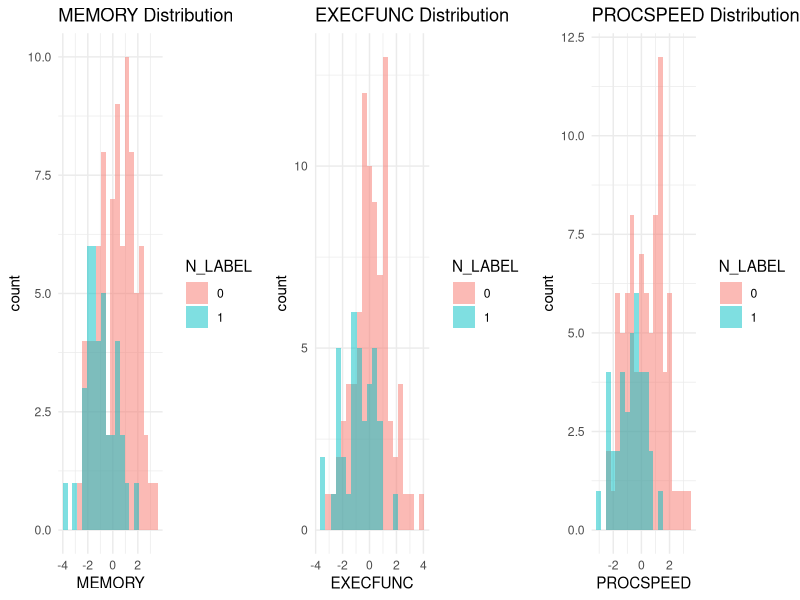
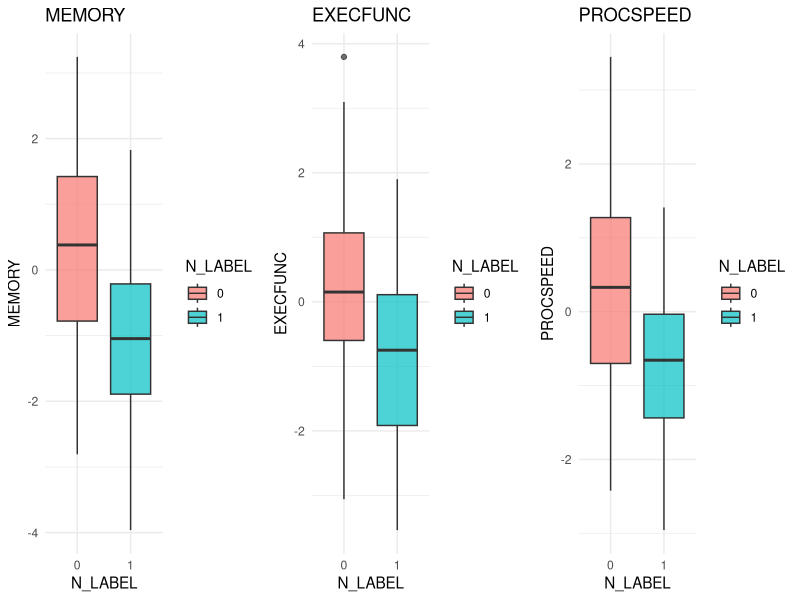
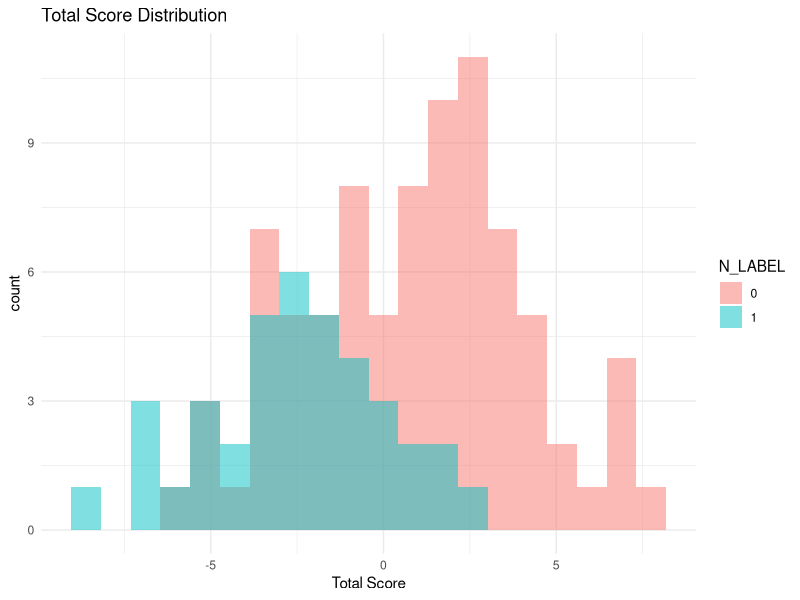
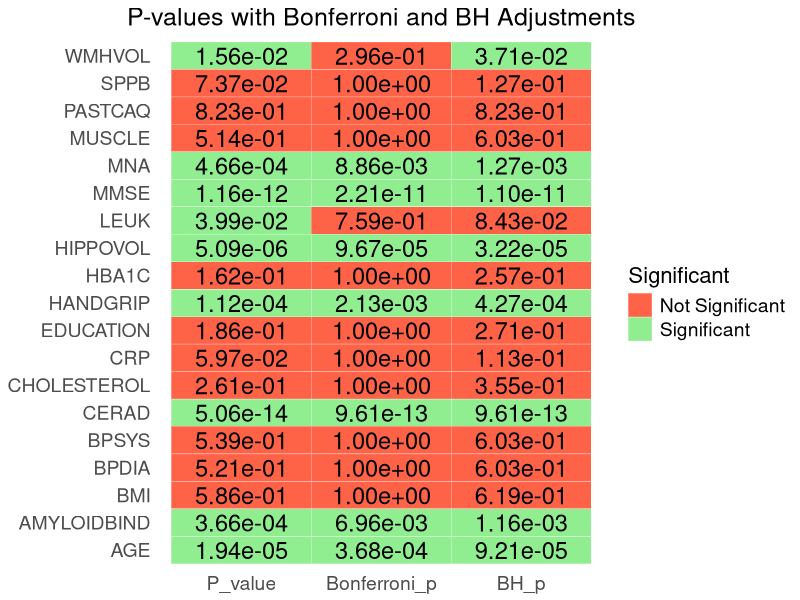
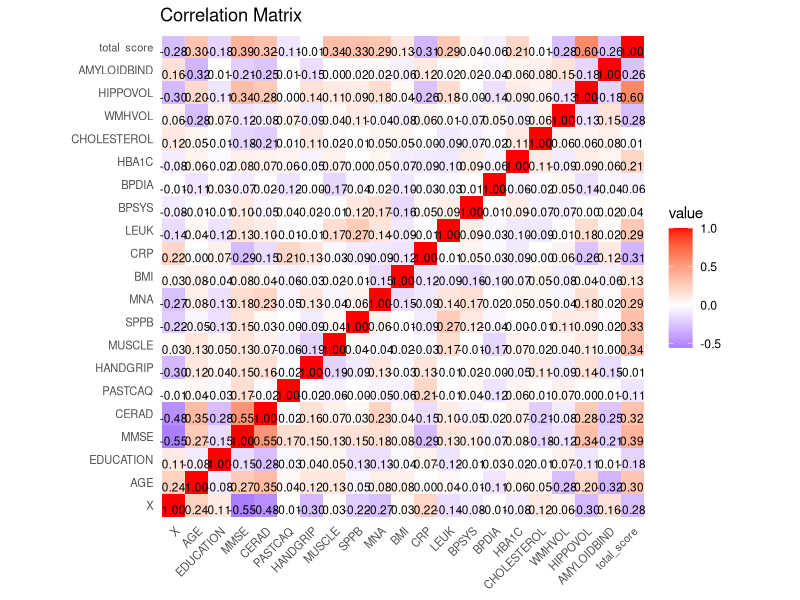
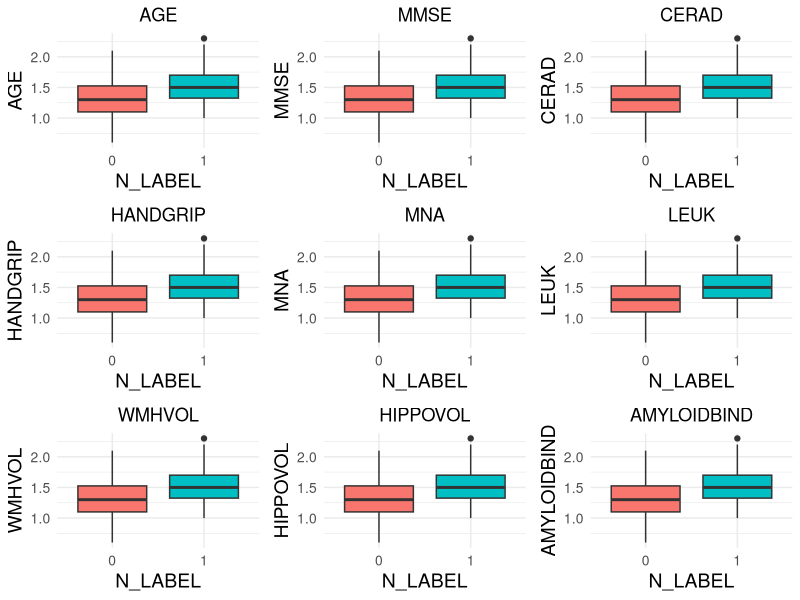
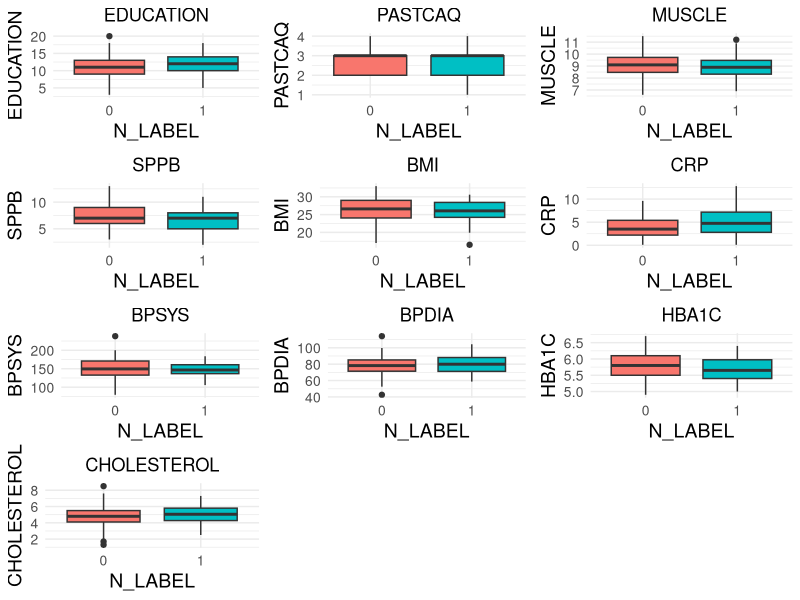
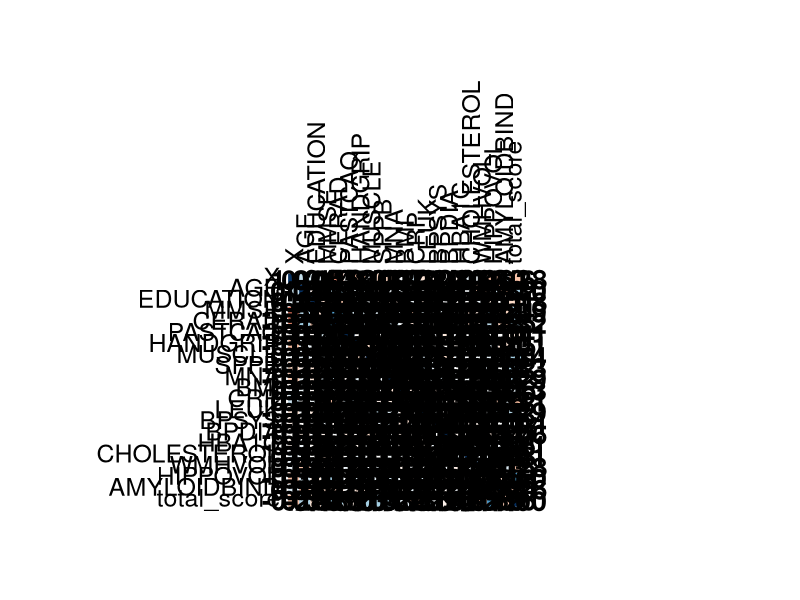

Write R code to recreate these figures, in order.
library(ggplot2)
library(gridExtra)
library(tidyr)
library(reshape2)

setwd("D:/Code/R_code/seminar2")
data <- read.csv("data_task1.csv")

#######################################################
# histogram
plot_memory <- ggplot(data, aes(x = MEMORY, fill = as.factor(N_LABEL))) +
  geom_histogram(position = "identity", bins = 20, alpha = 0.5) + 
  labs(title = "MEMORY Distribution", x = "MEMORY", fill = "N_LABEL") +
  theme_minimal()

plot_execfunc <- ggplot(data, aes(x = EXECFUNC, fill = as.factor(N_LABEL))) +
  geom_histogram(position = "identity", bins = 20, alpha = 0.5) + 
  labs(title = "EXECFUNC Distribution", x = "EXECFUNC", fill = "N_LABEL") +
  theme_minimal()

plot_procspeed <- ggplot(data, aes(x = PROCSPEED, fill = as.factor(N_LABEL))) +
  geom_histogram(position = "identity", bins = 20, alpha = 0.5) + 
  labs(title = "PROCSPEED Distribution", x = "PROCSPEED", fill = "N_LABEL") +
  theme_minimal()

p <- grid.arrange(plot_memory, plot_execfunc, plot_procspeed, ncol = 3)

ggsave("Histogram.jpg", plot = p, 
       width = 3200/300, height = 1200/300, units = "in", dpi = 300)

print(p)


#######################################################
# boxplot
plot_memory <- ggplot(data, aes(x = as.factor(N_LABEL), y = MEMORY, fill = as.factor(N_LABEL))) +
  geom_boxplot(alpha = 0.7) +
  labs(title = "MEMORY", x = "N_LABEL", y = "MEMORY", fill = "N_LABEL") +
  theme_minimal()

plot_execfunc <- ggplot(data, aes(x = as.factor(N_LABEL), y = EXECFUNC, fill = as.factor(N_LABEL))) +
  geom_boxplot(alpha = 0.7) +
  labs(title = "EXECFUNC", x = "N_LABEL", y = "EXECFUNC", fill = "N_LABEL") +
  theme_minimal()

plot_procspeed <- ggplot(data, aes(x = as.factor(N_LABEL), y = PROCSPEED, fill = as.factor(N_LABEL))) +
  geom_boxplot(alpha = 0.7) +
  labs(title = "PROCSPEED", x = "N_LABEL", y = "PROCSPEED", fill = "N_LABEL") +
  theme_minimal()

p <- grid.arrange(plot_memory, plot_execfunc, plot_procspeed, ncol = 3)

ggsave("Boxplot.jpg", plot = p, 
       width = 3200/300, height = 1200/300, units = "in", dpi = 300)

print(p)


#######################################################
# try sum of these three value above, nothing happened
data$total_score <- rowSums(data[, c("MEMORY", "EXECFUNC", "PROCSPEED")], na.rm = TRUE)

plot_total <- ggplot(data, aes(x = total_score, fill = as.factor(N_LABEL))) +
  geom_histogram(position = "identity", bins = 20, alpha = 0.5) + 
  labs(title = "Total Score Distribution", x = "Total Score", fill = "N_LABEL") +
  theme_minimal()

print(plot_total)


#######################################################
# chi-squared test
data$N_LABEL <- as.factor(data$N_LABEL)

variables <- c("SEX", "HYPERTENSION", "DIABETES", "ATRIALFIBR", "INFARCTION", "AMYLOIDVIS")

for (var in variables) {
  contingency_table <- table(data$N_LABEL, data[[var]])
  chisq_result <- chisq.test(contingency_table)

  cat("Contingency table for", var, ":\n")
  print(contingency_table)
  cat("\n")
  
  chisq_result <- chisq.test(contingency_table)
  
  cat("Chi-squared test for", var, ":\n")
  print(chisq_result)
  cat("\n")
}


#######################################################
# fisher test replacing the chi-squared test to deal with the small frequency
data$N_LABEL <- as.factor(data$N_LABEL)

variables <- c("SEX", "HYPERTENSION", "DIABETES", "ATRIALFIBR", "INFARCTION", "AMYLOIDVIS")

for (var in variables) {

  contingency_table <- table(data$N_LABEL, data[[var]])
  #cat("Contingency table for", var, ":\n")
  #print(contingency_table)
  #cat("\n")
  
  fisher_result <- fisher.test(contingency_table)
  
  cat("Fisher's exact test for", var, ":\n")
  print(fisher_result)
  cat("\n") 
}


#######################################################
# Wilcoxon rank-sum test
variables <- c("AGE", "EDUCATION", "MMSE", "CERAD", "PASTCAQ", "HANDGRIP", "MUSCLE", "SPPB", 
               "MNA", "BMI", "CRP", "LEUK", "BPSYS", "BPDIA", "HBA1C", "CHOLESTEROL", 
               "WMHVOL", "HIPPOVOL", "AMYLOIDBIND")

results <- data.frame(Variable = character(), p.value = numeric(), stringsAsFactors = FALSE)

for (var in variables) {
  test_result <- wilcox.test(data[[var]] ~ data$N_LABEL)
  results <- rbind(results, data.frame(Variable = var, p.value = test_result$p.value))
}
print(results)


#######################################################
# Multiple Testing Correction
results <- data.frame(
  Variable = c("AGE", "EDUCATION", "MMSE", "CERAD", "PASTCAQ", "HANDGRIP", "MUSCLE",
               "SPPB", "MNA", "BMI", "CRP", "LEUK", "BPSYS", "BPDIA", "HBA1C",
               "CHOLESTEROL", "WMHVOL", "HIPPOVOL", "AMYLOIDBIND"),
  p.value = c(1.937940e-05, 1.856402e-01, 1.162747e-12, 5.055813e-14, 8.234381e-01,
              1.122971e-04, 5.138574e-01, 7.370349e-02, 4.660691e-04, 5.860135e-01,
              5.972583e-02, 3.994737e-02, 5.394276e-01, 5.213018e-01, 1.624442e-01,
              2.614635e-01, 1.560449e-02, 5.087277e-06, 3.661085e-04)
)

# cal Bonferroni corrections
results$Bonferroni_p <- p.adjust(results$p.value, method = "bonferroni")

# cal BH corrections
results$BH_p <- p.adjust(results$p.value, method = "BH")

results$Significant_Bonferroni <- results$Bonferroni_p < 0.05
results$Significant_BH <- results$BH_p < 0.05

print(results)

#######################################################
# Visiualization
results <- data.frame(
  Variable = c("AGE", "EDUCATION", "MMSE", "CERAD", "PASTCAQ", "HANDGRIP", "MUSCLE",
               "SPPB", "MNA", "BMI", "CRP", "LEUK", "BPSYS", "BPDIA", "HBA1C",
               "CHOLESTEROL", "WMHVOL", "HIPPOVOL", "AMYLOIDBIND"),
  P_value = c(1.937940e-05, 1.856402e-01, 1.162747e-12, 5.055813e-14, 8.234381e-01,
              1.122971e-04, 5.138574e-01, 7.370349e-02, 4.660691e-04, 5.860135e-01,
              5.972583e-02, 3.994737e-02, 5.394276e-01, 5.213018e-01, 1.624442e-01,
              2.614635e-01, 1.560449e-02, 5.087277e-06, 3.661085e-04),
  Bonferroni_p = c(3.682086e-04, 1.000000e+00, 2.209219e-11, 9.606045e-13, 1.000000e+00,
                   2.133645e-03, 1.000000e+00, 1.000000e+00, 8.855313e-03, 1.000000e+00,
                   1.000000e+00, 7.590000e-01, 1.000000e+00, 1.000000e+00, 1.000000e+00,
                   1.000000e+00, 2.964853e-01, 9.665826e-05, 6.956061e-03),
  BH_p = c(9.205215e-05, 2.713203e-01, 1.104610e-11, 9.606045e-13, 8.234381e-01,
           4.267290e-04, 6.028897e-01, 1.273060e-01, 1.265045e-03, 6.185698e-01,
           1.134791e-01, 8.433334e-02, 6.028897e-01, 6.028897e-01, 2.572033e-01,
           3.548433e-01, 3.706066e-02, 3.221942e-05, 1.159344e-03)
)

results_melted <- melt(results, id.vars = "Variable", variable.name = "Type", value.name = "P_value")

results_melted$Significant <- ifelse(results_melted$P_value < 0.05, "Significant", "Not Significant")

ggplot(results_melted, aes(x = Type, y = Variable, fill = Significant)) +
  geom_tile(color = "white") +
  scale_fill_manual(values = c("Significant" = "#90EE90", "Not Significant" = "#FF6347")) +
  geom_text(aes(label = sprintf("%.2e", P_value)), color = "black", size = 6) +
  theme_minimal() +
  theme(axis.text.x = element_text(angle = 0, vjust = 0.5, hjust = 0.5, size = 14),
        axis.text.y = element_text(size = 14),
        axis.title.x = element_blank(),
        axis.title.y = element_blank(),
        panel.grid.major = element_blank(),
        panel.grid.minor = element_blank(),
        plot.title = element_text(hjust = 0.5, size = 18),
        legend.text = element_text(size = 14),
        legend.title = element_text(size = 16)) +
  labs(title = "P-values with Bonferroni and BH Adjustments")


#######################################################
# significant variables box plots
variables <- c("AGE", "MMSE", "CERAD", "HANDGRIP", "MNA", "LEUK", "WMHVOL", "HIPPOVOL", "AMYLOIDBIND")

plots <- list()
# 创建 boxplot
for (var in variables) {
  p <- ggplot(data, aes(x = as.factor(N_LABEL), y = get(var), fill = as.factor(N_LABEL))) +
    geom_boxplot() +
    labs(title = var, x = "N_LABEL", y = var) +
    theme_minimal() +
    theme(plot.title = element_text(hjust = 0.5), # 标题居中
          axis.text = element_text(size = 10),    # 坐标轴标签字体大小
          axis.title = element_text(size = 14),   # 坐标轴标题字体大小
          legend.position = "none")               # 隐藏图例
  plots[[var]] <- p
}

# 保存图片并调整尺寸
png("boxplot_grid.png", width = 12, height = 18, units = "in", res = 300) # 设置图像大小和分辨率
grid.arrange(grobs = plots, ncol = 3)
dev.off()


#######################################################
# unsignificant variables box plots
variables_non_significant <- c("EDUCATION", "PASTCAQ", "MUSCLE", "SPPB", "BMI", "CRP", "BPSYS", "BPDIA", "HBA1C", "CHOLESTEROL")

# 创建 boxplot
plots_non_significant <- lapply(variables_non_significant, function(var) {
  ggplot(data, aes(x = as.factor(N_LABEL), y = get(var), fill = as.factor(N_LABEL))) +
    geom_boxplot() +
    labs(title = var, x = "N_LABEL", y = var) +
    theme_minimal() +
    theme(plot.title = element_text(hjust = 0.5), # 标题居中
          axis.text = element_text(size = 10),    # 坐标轴标签字体大小
          axis.title = element_text(size = 14),   # 坐标轴标题字体大小
          legend.position = "none")                # 隐藏图例
})

# 保存图片并调整尺寸
png("non_significant_boxplot_grid.png", width = 12, height = 24, units = "in", res = 300) # 设置图像大小和分辨率
grid.arrange(grobs = plots_non_significant, ncol = 3, nrow = 4) # 指定 4 行
dev.off()


#######################################################
# Correlation Matrix
library(corrplot)
library(reshape2)
library(ggplot2)

data_subset <- data[, !(names(data) %in% c("SEX", "HYPERTENSION", "DIABETES", 
                                            "ATRIALFIBR", "INFARCTION", 
                                            "AMYLOIDVIS", "N_LABEL", 
                                            "MEMORY", "EXECFUNC", "PROCSPEED"))]

cor_matrix <- cor(data_subset)

print(cor_matrix)

jpeg("correlation_matrix.jpg", width = 1200, height = 1200, units = "px", quality = 300)
par(oma = c(4, 4, 4, 4))
p_correlation <- corrplot(cor_matrix, 
         method = "color", 
         tl.cex = 1.5, 
         number.cex = 1.7, 
         addCoef.col = "black", 
         cl.pos = "n", 
         tl.col = "black",
         tl.pos = "t")
dev.off()

cor_matrix_melted <- melt(cor_matrix, varnames = c("Variable1", "Variable2"))

ggplot(cor_matrix_melted, aes(x = Variable1, y = Variable2, fill = value)) +
  geom_tile() +
  scale_fill_gradient2(low = "blue", high = "red", mid = "white", midpoint = 0) +
  geom_text(aes(label = sprintf("%.2f", value)), vjust = 1, color = "black", size = 3) +
  theme_minimal() +
  theme(axis.text.x = element_text(angle = 45, hjust = 1, vjust = 1, size = 8),
        axis.text.y = element_text(size = 8),
        axis.title.x = element_blank(),
        axis.title.y = element_blank(),
        panel.grid.major = element_blank(),
        panel.grid.minor = element_blank()) +
  labs(title = "Correlation Matrix") +
  coord_fixed()


#######################################################
# Linear regression
# 对MEMORY分数进行线性回归
model_memory <- lm(MEMORY ~ N_LABEL + AGE + SEX + EDUCATION + MMSE + CERAD + HYPERTENSION + DIABETES + ATRIALFIBR + INFARCTION +
                   AMYLOIDVIS + PASTCAQ + HANDGRIP + MUSCLE + SPPB + MNA + BMI + CRP + LEUK + BPSYS + BPDIA +
                   HBA1C + CHOLESTEROL + WMHVOL + HIPPOVOL + AMYLOIDBIND, data = data)
summary(model_memory)

# 对EXECFUNC分数进行线性回归
model_execfunc <- lm(EXECFUNC ~ N_LABEL + AGE + SEX + EDUCATION + MMSE + CERAD + HYPERTENSION + DIABETES + ATRIALFIBR + INFARCTION +
                     AMYLOIDVIS + PASTCAQ + HANDGRIP + MUSCLE + SPPB + MNA + BMI + CRP + LEUK + BPSYS + BPDIA +
                     HBA1C + CHOLESTEROL + WMHVOL + HIPPOVOL + AMYLOIDBIND, data = data)
summary(model_execfunc)

# 对PROCSPEED分数进行线性回归
model_procspeed <- lm(PROCSPEED ~ N_LABEL + AGE + SEX + EDUCATION + MMSE + CERAD + HYPERTENSION + DIABETES + ATRIALFIBR + INFARCTION +
                      AMYLOIDVIS + PASTCAQ + HANDGRIP + MUSCLE + SPPB + MNA + BMI + CRP + LEUK + BPSYS + BPDIA +
                      HBA1C + CHOLESTEROL + WMHVOL + HIPPOVOL + AMYLOIDBIND, data = data)
summary(model_procspeed)



#######################################################
# Linear regression without irrelated bool variables
# 对MEMORY分数进行线性回归
model_memory <- lm(MEMORY ~ MUSCLE + SPPB + AGE + MMSE + CERAD +  HANDGRIP + MNA + LEUK +  WMHVOL + HIPPOVOL + AMYLOIDBIND + ATRIALFIBR, data = data)
summary(model_memory)

# 对EXECFUNC分数进行线性回归
model_execfunc <- lm(EXECFUNC ~ AGE + MMSE + CERAD +  HANDGRIP + MNA + LEUK +  WMHVOL + HIPPOVOL + AMYLOIDBIND + ATRIALFIBR, data = data)
summary(model_execfunc)

# 对PROCSPEED分数进行线性回归
model_procspeed <- lm(PROCSPEED ~ AGE + MMSE + CERAD +  HANDGRIP + MNA + LEUK +  WMHVOL + HIPPOVOL + AMYLOIDBIND + ATRIALFIBR, data = data)
summary(model_procspeed)



#######################################################
# AIC
full_model_memory <- lm(MEMORY ~ N_LABEL + AGE + EDUCATION + MMSE + CERAD + PASTCAQ + HANDGRIP + 
                 MUSCLE + SPPB + MNA + BMI + CRP + LEUK + BPSYS + BPDIA + HBA1C + 
                 CHOLESTEROL + WMHVOL + HIPPOVOL + AMYLOIDBIND, data = data)

optimized_model_memory <- step(full_model_memory, direction = "both", trace = FALSE)

summary(optimized_model_memory)

full_model_execfunc <- lm(EXECFUNC ~ N_LABEL + AGE + EDUCATION + MMSE + CERAD + PASTCAQ + HANDGRIP + 
                 MUSCLE + SPPB + MNA + BMI + CRP + LEUK + BPSYS + BPDIA + HBA1C + 
                 CHOLESTEROL + WMHVOL + HIPPOVOL + AMYLOIDBIND, data = data)

optimized_model_execfunc <- step(full_model_execfunc, direction = "both", trace = FALSE)

summary(optimized_model_execfunc)

full_model_procspeed <- lm(PROCSPEED ~ N_LABEL + AGE + EDUCATION + MMSE + CERAD + PASTCAQ + HANDGRIP + 
                 MUSCLE + SPPB + MNA + BMI + CRP + LEUK + BPSYS + BPDIA + HBA1C + 
                 CHOLESTEROL + WMHVOL + HIPPOVOL + AMYLOIDBIND, data = data)

optimized_model_procspeed <- step(full_model_procspeed, direction = "both", trace = FALSE)

summary(optimized_model_procspeed)


#######################################################
# Linear regression without irrelated bool variables
# 对MEMORY分数进行线性回归

model_memory <- lm(MEMORY ~ MUSCLE + SPPB + MNA + HBA1C + WMHVOL + HIPPOVOL + AMYLOIDBIND, data = data)
summary(model_memory)

# 对EXECFUNC分数进行线性回归
model_execfunc <- lm(EXECFUNC ~ MUSCLE + SPPB + MNA + WMHVOL + HIPPOVOL, data = data)
summary(model_execfunc)


# 对PROCSPEED分数进行线性回归
model_procspeed <- lm(PROCSPEED ~ N_LABEL + CERAD + SPPB + MNA + BMI + CRP + LEUK + WMHVOL + HIPPOVOL + AMYLOIDBIND, data = data)
summary(model_procspeed)


#######################################################
# AIC again
full_model_memory <- lm(MEMORY ~ MUSCLE + SPPB + MNA + HBA1C + WMHVOL + HIPPOVOL + AMYLOIDBIND, data = data)

optimized_model_memory <- step(full_model_memory, direction = "both", trace = FALSE)

summary(optimized_model_memory)

full_model_execfunc <- lm(EXECFUNC ~ MUSCLE + SPPB + MNA + WMHVOL + HIPPOVOL, data = data)

optimized_model_execfunc <- step(full_model_execfunc, direction = "both", trace = FALSE)

summary(optimized_model_execfunc)

full_model_procspeed <- lm(PROCSPEED ~ N_LABEL + CERAD + SPPB + MNA + BMI + CRP + LEUK + WMHVOL + HIPPOVOL + AMYLOIDBIND, data = data)

optimized_model_procspeed <- step(full_model_procspeed, direction = "both", trace = FALSE)

summary(optimized_model_procspeed)



# 将数据按N_LABEL分组
normal_data <- subset(data, N_LABEL == 0)
impaired_data <- subset(data, N_LABEL == 1)

# 对认知正常组进行模型优化
full_model_memory_normal <- lm(MEMORY ~ AGE + EDUCATION + MMSE + CERAD + PASTCAQ + HANDGRIP + 
                 MUSCLE + SPPB + MNA + BMI + CRP + LEUK + BPSYS + BPDIA + HBA1C + 
                 CHOLESTEROL + WMHVOL + HIPPOVOL + AMYLOIDBIND, data = normal_data)

optimized_model_memory_normal <- step(full_model_memory_normal, direction = "both", trace = FALSE)
summary(optimized_model_memory_normal)

# 对认知受损组进行模型优化
full_model_memory_impaired <- lm(MEMORY ~ AGE + EDUCATION + MMSE + CERAD + PASTCAQ + HANDGRIP + 
                 MUSCLE + SPPB + MNA + BMI + CRP + LEUK + BPSYS + BPDIA + HBA1C + 
                 CHOLESTEROL + WMHVOL + HIPPOVOL + AMYLOIDBIND, data = impaired_data)

optimized_model_memory_impaired <- step(full_model_memory_impaired, direction = "both", trace = FALSE)
summary(optimized_model_memory_impaired)

# 对EXECFUNC模型执行同样的操作

# 认知正常组
full_model_execfunc_normal <- lm(EXECFUNC ~ AGE + EDUCATION + MMSE + CERAD + PASTCAQ + HANDGRIP + 
                 MUSCLE + SPPB + MNA + BMI + CRP + LEUK + BPSYS + BPDIA + HBA1C + 
                 CHOLESTEROL + WMHVOL + HIPPOVOL + AMYLOIDBIND, data = normal_data)

optimized_model_execfunc_normal <- step(full_model_execfunc_normal, direction = "both", trace = FALSE)
summary(optimized_model_execfunc_normal)

# 认知受损组
full_model_execfunc_impaired <- lm(EXECFUNC ~ AGE + EDUCATION + MMSE + CERAD + PASTCAQ + HANDGRIP + 
                 MUSCLE + SPPB + MNA + BMI + CRP + LEUK + BPSYS + BPDIA + HBA1C + 
                 CHOLESTEROL + WMHVOL + HIPPOVOL + AMYLOIDBIND, data = impaired_data)

optimized_model_execfunc_impaired <- step(full_model_execfunc_impaired, direction = "both", trace = FALSE)
summary(optimized_model_execfunc_impaired)

# 对PROCSPEED模型执行同样的操作

# 认知正常组
full_model_procspeed_normal <- lm(PROCSPEED ~ AGE + EDUCATION + MMSE + CERAD + PASTCAQ + HANDGRIP + 
                 MUSCLE + SPPB + MNA + BMI + CRP + LEUK + BPSYS + BPDIA + HBA1C + 
                 CHOLESTEROL + WMHVOL + HIPPOVOL + AMYLOIDBIND, data = normal_data)

optimized_model_procspeed_normal <- step(full_model_procspeed_normal, direction = "both", trace = FALSE)
summary(optimized_model_procspeed_normal)

# 认知受损组
full_model_procspeed_impaired <- lm(PROCSPEED ~ AGE + EDUCATION + MMSE + CERAD + PASTCAQ + HANDGRIP + 
                 MUSCLE + SPPB + MNA + BMI + CRP + LEUK + BPSYS + BPDIA + HBA1C + 
                 CHOLESTEROL + WMHVOL + HIPPOVOL + AMYLOIDBIND, data = impaired_data)

optimized_model_procspeed_impaired <- step(full_model_procspeed_impaired, direction = "both", trace = FALSE)
summary(optimized_model_procspeed_impaired)
